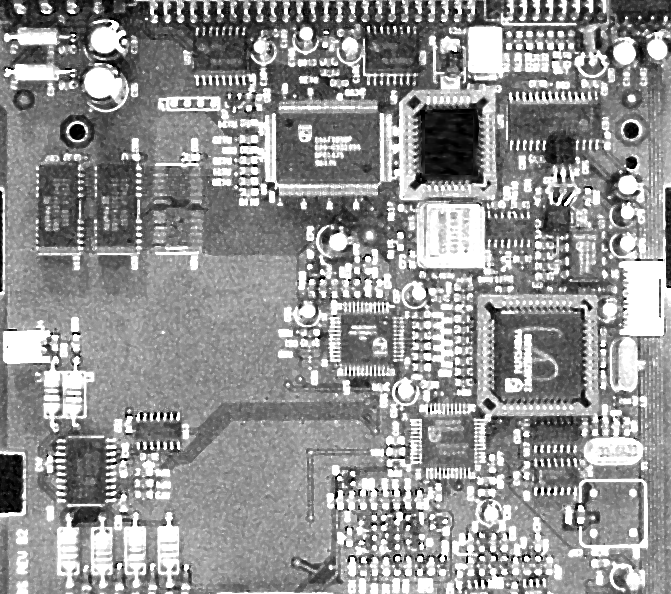
#> input picture images/cktboard.bmp, 671 x 594 px
$ python 11-03.py
#> lines starting #> are read from the running program, lines starting #| are printed output that depends on the picture
### projects/Project 11-03/histogram.py
"""
Copyright (C) 2025 Fu Tszkok

:module: histogram
:function: The function package from Project 03-02 Histogram Equalization
:author: Fu Tszkok
:date: 2025-01-28
:license: AGPLv3 + Additional Restrictions (Non-Commercial Use)

This code is licensed under GNU Affero General Public License v3 (AGPLv3) with additional terms.
- Commercial use prohibited (including but not limited to sale, integration into commercial products)
- Academic use requires clear attribution in code comments or documentation

Full AGPLv3 text available in LICENSE file or at <https://www.gnu.org/licenses/agpl-3.0.html>
"""

import copy

import matplotlib.pyplot as plt
import numpy as np


def histogram(image):
    """Calculates the histogram of a grayscale image.
    :param image: Input grayscale image (NumPy array).
    :return: A tuple containing the counts of each grayscale level and the levels themselves.
    """
    x = [i for i in range(256)]  # Create a list of grayscale levels from 0 to 255.
    count = np.zeros(256)  # Initialize an array to store the counts of each level.
    for i in range(256):
        count[i] = np.sum(image == i)  # Count the number of pixels with value 'i'.
    return count, x


# [36 lines left out: function equalization, not called in this run]

### projects/Project 11-03/11-03.py
"""
Copyright (C) 2025 Fu Tszkok

:module: Project 11-03
:function: Texture
:author: Fu Tszkok
:date: 2025-09-25
:license: AGPLv3 + Additional Restrictions (Non-Commercial Use)

This code is licensed under GNU Affero General Public License v3 (AGPLv3) with additional terms.
- Commercial use prohibited (including but not limited to sale, integration into commercial products)
- Academic use requires clear attribution in code comments or documentation

Full AGPLv3 text available in LICENSE file or at <https://www.gnu.org/licenses/agpl-3.0.html>
"""

import cv2 as cv
import numpy as np
from matplotlib import pyplot as plt

from histogram import histogram


def compute_measures(image, levels=256):
    """Calculates various statistical measures for image texture.
    :param image: Input single-channel grayscale image (NumPy array).
    :param levels: Number of gray levels (default is 256).
    :return: A dictionary containing the computed statistical measures.
    :raises ValueError: If the input image is not single-channel.
    """
    if image.ndim > 2:
        raise ValueError("The input image must be a single-channel grayscale image.")

    # Get the histogram and total pixel count.
    counts, _ = histogram(image)
    total_pixels = image.size

    if total_pixels == 0:
        return {
            'Mean': 0.0, 'Standard Deviation': 0.0, 'Rel-Smooth': 0.0,
            'Third Moment': 0.0, 'Uniformity': 0.0, 'Entropy': 0.0
        }

    # Calculate the normalized histogram (probability distribution, p).
    p = counts.astype(np.float64) / total_pixels
    # Create an array of intensity values (z).
    z = np.arange(levels, dtype=np.float64)
    measures = {}

    # --- Mean ---
    # $m = \sum z_i p(z_i)$ (Average intensity)
    m = np.sum(z * p)
    measures['Mean'] = m

    # Pre-calculate the difference from the mean for central moments.
    z_minus_m = z - m

    # --- Variance ---
    # $\mu_2 = \sum (z_i - m)^2 p(z_i)$
    mu_2 = np.sum((z_minus_m ** 2) * p)
    # Standard Deviation ($\sigma = \sqrt{\mu_2}$): Measures contrast/spread.
    std_dev = np.sqrt(mu_2)
    measures['Standard Deviation'] = std_dev

    # --- Relative Smoothness ---
    # $R = 1 - \frac{1}{1 + \mu_2}$ (Value approaches 1 for a very rough image).
    R = 1.0 - (1.0 / (1.0 + mu_2))
    measures['Rel-Smooth'] = R

    # --- Third Central Moment ---
    # $\mu_3 = \sum (z_i - m)^3 p(z_i)$ (Measures asymmetry of the histogram).
    mu_3 = np.sum((z_minus_m ** 3) * p)
    measures['Third Moment'] = mu_3

    # --- Uniformity ---
    # $U = \sum p(z_i)^2$ (Measures homogeneity; high U for uniform images).
    U = np.sum(p ** 2)
    measures['Uniformity'] = U

    # --- Entropy ---
    # $H = -\sum p(z_i) \log_2 p(z_i)$ (Measures randomness/complexity; high H for complex images).
    non_zero_indices = p > 0
    p_non_zero = p[non_zero_indices]

    entropy = -np.sum(p_non_zero * np.log2(p_non_zero))
    measures['Entropy'] = entropy

    return measures


def crop(image):
    """Extracts a 100x100 sub-image from the bottom-right corner of the input image.
    :param image: Input grayscale image (NumPy array).
    :return: The cropped sub-image (NumPy array).
    """
    H, W = image.shape

    # Define the starting row and column for a 100x100 crop from the bottom-right.
    start_row = H - 100
    start_col = W - 100

    # Handle cases where the image is smaller than 100x100 (though unlikely for these examples).
    if start_row < 0 or start_col < 0:
        start_row = max(0, start_row)
        start_col = max(0, start_col)

    # Perform the slicing to extract the sub-image.
    sub_image = image[start_row:H, start_col:W]

    return sub_image


# Load the specified grayscale images for texture analysis.
images = {
    'Fig 1.14(a)': cv.imread('../../images/cktboard.bmp', cv.IMREAD_GRAYSCALE),
    'Fig 1.14(d)': cv.imread('../../images/bubbles.bmp', cv.IMREAD_GRAYSCALE),
    'Fig 1.14(e)': cv.imread('../../images/cereal.bmp', cv.IMREAD_GRAYSCALE)
}
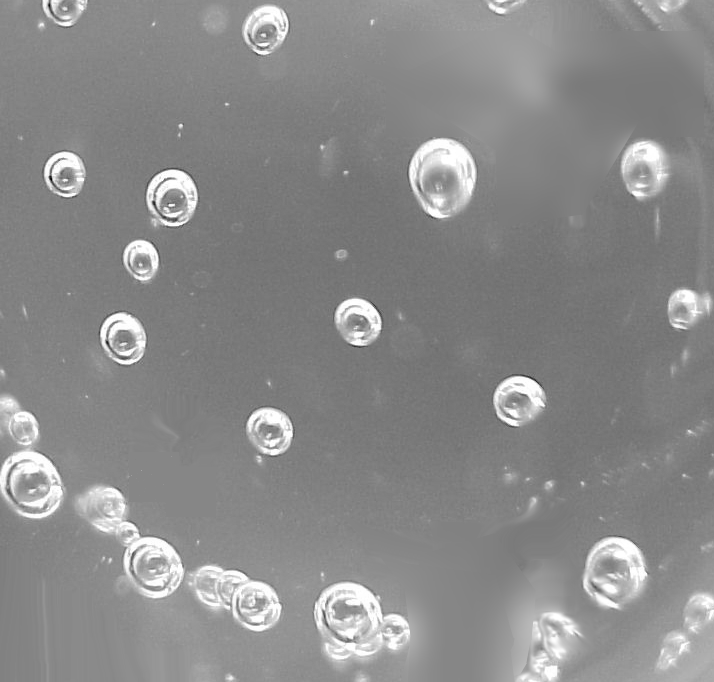
#> input picture images/bubbles.bmp, 714 x 682 px
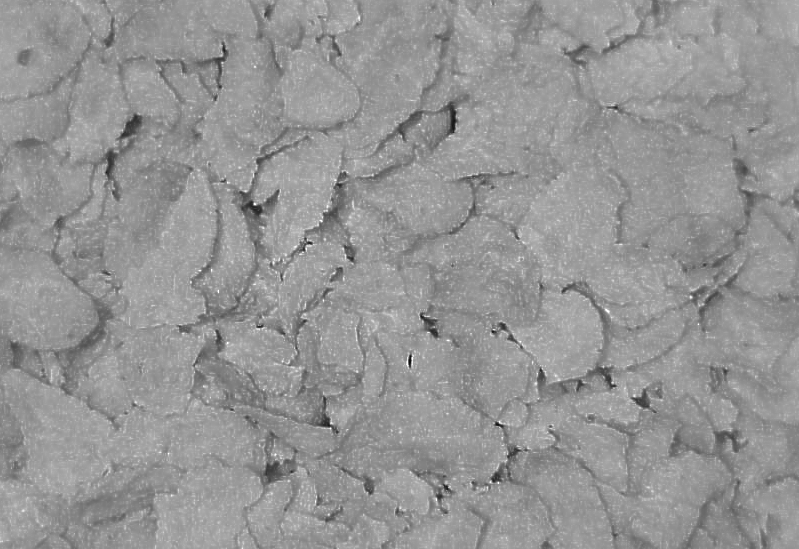
#> input picture images/cereal.bmp, 799 x 549 px

measures = {}
# Iterate through each image, crop it, and compute the texture measures.
for name, image in images.items():
    # Crop images
    crop_image = crop(image)

    # Display original image and croped image.
    plt.axis('off')
    plt.imshow(image, cmap='gray')
    plt.title(f'{name} (Original Image)')
    plt.show()

    plt.axis('off')
    plt.imshow(crop_image, cmap='gray')
    plt.title(f'{name} (Crop Image)')
    plt.show()

    # Compute the texture measures
    measures[name] = compute_measures(crop_image)
#> this loop made 3 passes
#> (name, H in crop, W in crop, start_row in crop, start_col in crop, m in compute_measures, mu_2 in compute_measures, std_dev in compute_measures) on passes 1 to 3: ('Fig 1.14(a)', 594, 671, 494, 571, 158.2, 2600.9, 51), ('Fig 1.14(d)', 682, 714, 582, 614, 164.9, 614.9, 24.8), ('Fig 1.14(e)', 549, 799, 449, 699, 139.9, 202, 14.21)
#> pass 1, in crop, `sub_image = image[start_row:H, start_col:W]`:
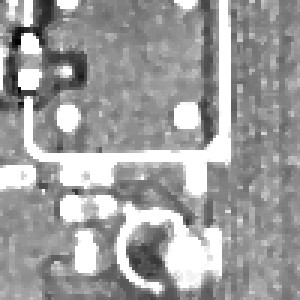
#> sub_image: shape (100, 100) (shown 3 times larger); min 0, max 255, mean 158.2
#> pass 2, in crop (call 2), `sub_image = image[start_row:H, start_col:W]`:
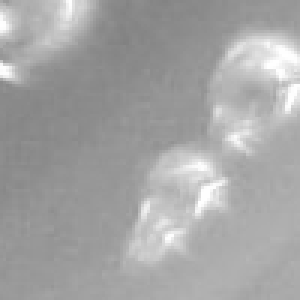
#> sub_image: shape (100, 100) (shown 3 times larger); min 129, max 255, mean 164.9
#> pass 3, in crop (call 3), `sub_image = image[start_row:H, start_col:W]`:
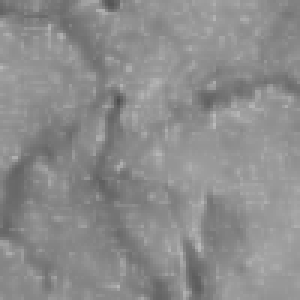
#> sub_image: shape (100, 100) (shown 3 times larger); min 77, max 186, mean 139.9
#> after the loop, measures = 3 items

# Define the header for the results table.
header = "{:<20}{:<15}{:<15}{:<15}{:<15}{:<15}{:<15}".format(
    "Texture", "Mean", "Std.Dev.", "R(Rel-Smooth)", "Third Moment", "Uniformity", "Entropy"
)
separator = "-" * len(header)

print(separator)
print(header)
print(separator)

# Print the computed measures for each image in a formatted table row.
for name, data in measures.items():
    row = "{:<20}{:<15.2f}{:<15.2f}{:<15.4f}{:<15.4f}{:<15.3f}{:<15.3f}".format(
        name, data['Mean'], data['Standard Deviation'], data['Rel-Smooth'], data['Third Moment'],
        data['Uniformity'], data['Entropy']
    )
    print(row)
#> this loop made 3 passes
#> name on passes 1 to 3: 'Fig 1.14(a)', 'Fig 1.14(d)', 'Fig 1.14(e)'
#| Fig 1.14(a)         158.18         51.00          0.9996         89346.2721     0.038          5.995
#| Fig 1.14(d)         164.86         24.80          0.9984         18747.7872     0.018          6.208
#| Fig 1.14(e)         139.93         14.21          0.9951         -1294.7848     0.021          5.825
print(separator)
